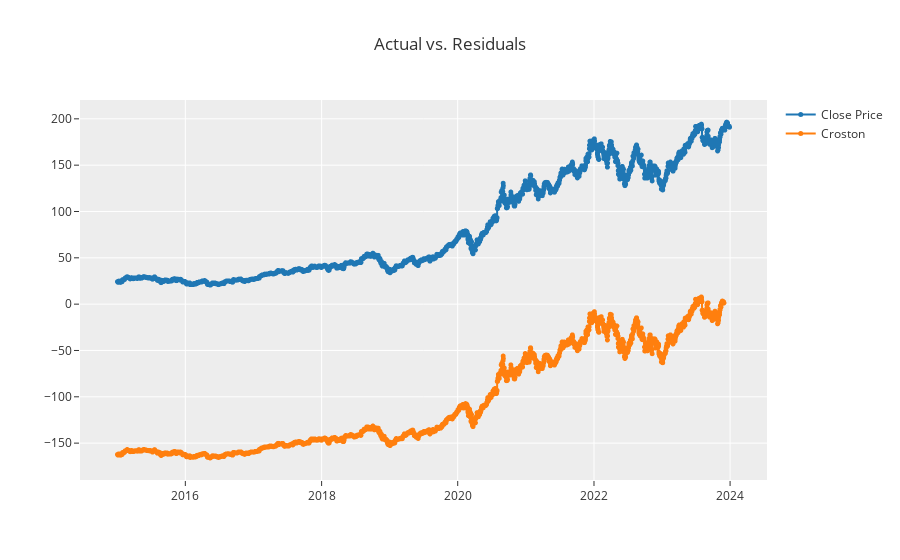

The notebook cell this image was saved under:
### Code cell
# residuals plot
plot_model(best, plot = 'residuals')

### Figure 1 — Plotly figure (JSON) as saved in the notebook; plotly's stock layout.template omitted (floating-point values rounded to 4 significant figures; data arrays with more than 128 entries replaced by an {"elided": "..."} marker saying what was removed)
{"data": [{"line": {"color": "rgb(31, 119, 180)", "width": 2}, "marker": {"color": "rgb(31, 119, 180)", "size": 5}, "mode": "lines+markers", "name": "Close Price", "type": "scattergl", "x": {"elided": "3284 str values"}, "xaxis": "x", "y": {"elided": "3284 float values"}, "yaxis": "y"}, {"line": {"color": "rgb(255, 127, 14)", "width": 2}, "marker": {"color": "rgb(255, 127, 14)", "size": 5}, "mode": "lines+markers", "name": "Croston", "type": "scattergl", "x": {"elided": "3284 str values"}, "xaxis": "x", "y": {"elided": "3284 float values"}, "yaxis": "y"}], "layout": {"showlegend": true, "title": {"text": "Actual vs. Residuals"}, "xaxis": {"anchor": "y", "domain": [0, 1]}, "yaxis": {"anchor": "x", "domain": [0, 1]}}}
